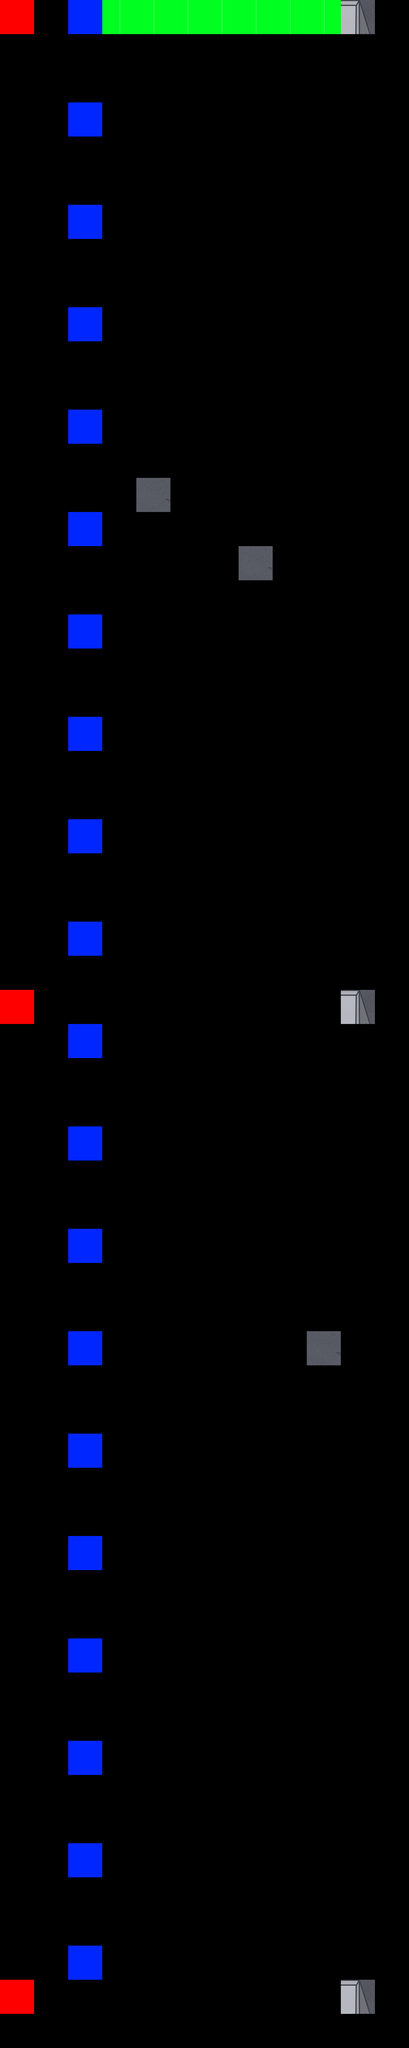

The image is a tile-based game level rendered from a .tmx file. Its description and complete source (layers, tilesets, objects, tile grids) follow:
An orthogonal 12x60 tile map with 128x128 px tiles, 1 tile layer (Tile Layer 1), 2 tilesets and 15 objects (2x BounceEnemy, PlayerSpawn, Boss, Heart, Follower, ...).

<map version="1.2" tiledversion="1.3.1" orientation="orthogonal" renderorder="left-down" compressionlevel="0" width="12" height="60" tilewidth="128" tileheight="128" infinite="0" nextlayerid="3" nextobjectid="65">
 <tileset firstgid="1" name="BEEG TILEMAP" tilewidth="128" tileheight="128" tilecount="4" columns="4">
  <image source="samplesheet BEEGpng.png" width="512" height="128" />
 </tileset>
 <tileset firstgid="5" name="BUILDINGS" tilewidth="128" tileheight="128" tilecount="435" columns="15">
  <image source="../BUILDINGS.png" width="1920" height="3712" />
 </tileset>
 <layer id="1" name="Tile Layer 1" width="12" height="60">
  <data encoding="csv">
1,0,2,3,3,3,3,3,3,3,367,0,
0,0,0,0,0,0,0,0,0,0,0,0,
0,0,0,0,0,0,0,0,0,0,0,0,
0,0,2,0,0,0,0,0,0,0,0,0,
0,0,0,0,0,0,0,0,0,0,0,0,
0,0,0,0,0,0,0,0,0,0,0,0,
0,0,2,0,0,0,0,0,0,0,0,0,
0,0,0,0,0,0,0,0,0,0,0,0,
0,0,0,0,0,0,0,0,0,0,0,0,
0,0,2,0,0,0,0,0,0,0,0,0,
0,0,0,0,0,0,0,0,0,0,0,0,
0,0,0,0,0,0,0,0,0,0,0,0,
0,0,2,0,0,0,0,0,0,0,0,0,
0,0,0,0,0,0,0,0,0,0,0,0,
0,0,0,0,433,0,0,0,0,0,0,0,
0,0,2,0,0,0,0,0,0,0,0,0,
0,0,0,0,0,0,0,433,0,0,0,0,
0,0,0,0,0,0,0,0,0,0,0,0,
0,0,2,0,0,0,0,0,0,0,0,0,
0,0,0,0,0,0,0,0,0,0,0,0,
0,0,0,0,0,0,0,0,0,0,0,0,
0,0,2,0,0,0,0,0,0,0,0,0,
0,0,0,0,0,0,0,0,0,0,0,0,
0,0,0,0,0,0,0,0,0,0,0,0,
0,0,2,0,0,0,0,0,0,0,0,0,
0,0,0,0,0,0,0,0,0,0,0,0,
0,0,0,0,0,0,0,0,0,0,0,0,
0,0,2,0,0,0,0,0,0,0,0,0,
0,0,0,0,0,0,0,0,0,0,0,0,
1,0,0,0,0,0,0,0,0,0,367,0,
0,0,2,0,0,0,0,0,0,0,0,0,
0,0,0,0,0,0,0,0,0,0,0,0,
0,0,0,0,0,0,0,0,0,0,0,0,
0,0,2,0,0,0,0,0,0,0,0,0,
0,0,0,0,0,0,0,0,0,0,0,0,
0,0,0,0,0,0,0,0,0,0,0,0,
0,0,2,0,0,0,0,0,0,0,0,0,
0,0,0,0,0,0,0,0,0,0,0,0,
0,0,0,0,0,0,0,0,0,0,0,0,
0,0,2,0,0,0,0,0,0,433,0,0,
0,0,0,0,0,0,0,0,0,0,0,0,
0,0,0,0,0,0,0,0,0,0,0,0,
0,0,2,0,0,0,0,0,0,0,0,0,
0,0,0,0,0,0,0,0,0,0,0,0,
0,0,0,0,0,0,0,0,0,0,0,0,
0,0,2,0,0,0,0,0,0,0,0,0,
0,0,0,0,0,0,0,0,0,0,0,0,
0,0,0,0,0,0,0,0,0,0,0,0,
0,0,2,0,0,0,0,0,0,0,0,0,
0,0,0,0,0,0,0,0,0,0,0,0,
0,0,0,0,0,0,0,0,0,0,0,0,
0,0,2,0,0,0,0,0,0,0,0,0,
0,0,0,0,0,0,0,0,0,0,0,0,
0,0,0,0,0,0,0,0,0,0,0,0,
0,0,2,0,0,0,0,0,0,0,0,0,
0,0,0,0,0,0,0,0,0,0,0,0,
0,0,0,0,0,0,0,0,0,0,0,0,
0,0,2,0,0,0,0,0,0,0,0,0,
1,0,0,0,0,0,0,0,0,0,367,0,
0,0,0,0,0,0,0,0,0,0,0,0
</data>
 </layer>
 <objectgroup id="2" name="Object Layer 1">
  <object id="1" name="PlayerSpawn" x="1664" y="6784" width="128" height="128">
   <properties>
    <property name="moveX" type="float" value="12" />
    <property name="moveY" type="float" value="12" />
   </properties>
  </object>
  <object id="5" name="Boss" x="1664" y="3072" width="128" height="128">
   <properties>
    <property name="health" type="int" value="25" />
    <property name="scale" type="float" value="4" />
   </properties>
  </object>
  <object id="24" name="BounceEnemy" x="768" y="6784" width="128" height="128">
   <properties>
    <property name="moveX" type="float" value="5" />
    <property name="moveY" type="float" value="3" />
    <property name="scale" type="float" value="1" />
   </properties>
  </object>
  <object id="36" x="2560" y="6016" height="128" />
  <object id="39" name="Heart" x="1664" y="4224" width="128" height="128" />
  <object id="41" name="Follower" x="768" y="5504" width="128" height="128">
   <properties>
    <property name="moveX" type="float" value="3" />
    <property name="moveY" type="float" value="3" />
    <property name="scale" type="float" value="1" />
   </properties>
  </object>
  <object id="47" name="AppearingSpikes" x="1664" y="5248" width="128" height="128">
   <properties>
    <property name="appearDelay" type="int" value="800" />
    <property name="moveX" type="float" value="0" />
    <property name="moveY" type="float" value="0" />
    <property name="scale" type="float" value="1" />
   </properties>
  </object>
  <object id="50" name="ExplosiveEnemy" x="1664" y="3456" width="128" height="128">
   <properties>
    <property name="moveX" type="float" value="0" />
    <property name="moveY" type="float" value="0" />
    <property name="scale" type="float" value="1" />
   </properties>
  </object>
  <object id="51" name="Fuel" x="1664" y="6144" width="128" height="128" />
  <object id="52" name="Shooter" x="1664" y="4864" width="128" height="128">
   <properties>
    <property name="shootDelay" type="int" value="500" />
   </properties>
  </object>
  <object id="53" x="-1792" y="2944" />
  <object id="59" name="FireRate" x="1664" y="5888" width="128" height="128" />
  <object id="61" name="DamagePowerup" x="1664" y="3840" width="128" height="128" />
  <object id="63" name="MovementPowerup" x="1664" y="4480" width="128" height="128" />
  <object id="64" name="BounceEnemy" x="768" y="6272" width="128" height="128">
   <properties>
    <property name="moveX" type="float" value="-5" />
    <property name="moveY" type="float" value="3" />
    <property name="scale" type="float" value="1" />
   </properties>
  </object>
 </objectgroup>
</map>